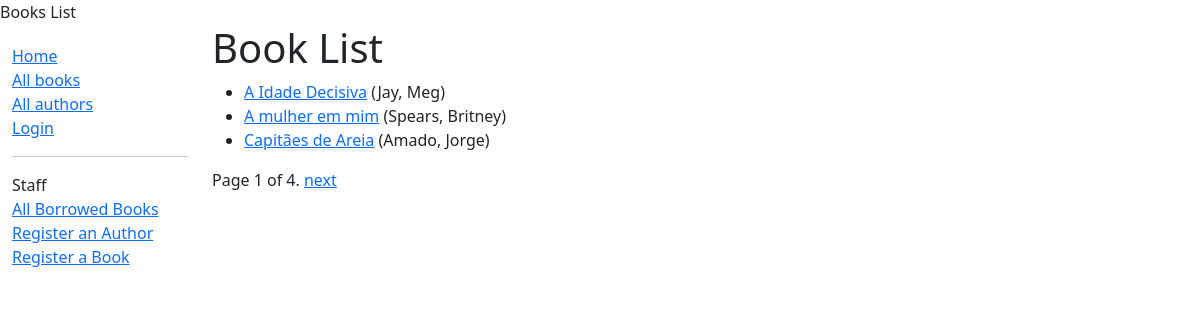
The page /books/ on the database its author committed.
### catalog/models.py (models this page shows, shortened)
class Book(models.Model):
    title = models.CharField(max_length=200)
    author = models.ForeignKey('Author', on_delete=models.RESTRICT, null=True)
    summary = models.TextField(max_length=1000, help_text="Enter a brief description of the book")
    isbn = models.CharField('ISBN', max_length=13, help_text="13 Character <a href='https://www.isbn-international.org/content/what-isbn'>ISBN</a>")
    genre = models.ManyToManyField(Genre, help_text='Select a genre for this book')
    language = models.ForeignKey('Language', on_delete=models.SET_NULL, null=True)
    class Meta:
        ordering = ['title', 'author']
    def display_genre(self):
        return ','. join(genre.name for genre in self.genre.all()[:3])
    display_genre.short_description = 'Genre'
    def get_absolute_url(self):
        return reverse("book-detail", args=[str(self.id)])

class Author(models.Model):
    first_name = models.CharField(max_length=100)
    last_name = models.CharField(max_length=100)
    date_of_birth = models.DateField(null=True, blank=True)
    date_of_death = models.DateField('Died', null=True, blank=True)
    class Meta:
        ordering=['last_name', 'first_name']
    def __str__(self):
        return f'{self.last_name}, {self.first_name}'

### catalog/views.py (the view)
# urls.py: path('books/', views.BookListView.as_view(), name='books'),
class BookListView(generic.ListView):
    model = Book
    context_object_name = 'book_list'
    paginate_by = 3
    queryset = Book.objects.all()
    template_name = 'book_list.html'
    def get_context_data(self, **kwargs):
        context = super(BookListView, self).get_context_data(**kwargs)
        context['some_data'] = 'This is just some data'
        return context

### catalog/templates/catalog/book_list.html (shortened to what this page needs)
{% extends "base.html" %}
{% block content %}
    <h1>Book List</h1>
    {% if book_list %}
        <ul>
            {% for book in book_list %}
            <li>
                <a href="{{ book.get_absolute_url }}">{{ book.title }}</a>
                ({{book.author}})
            </li>
            {% endfor %}
        </ul>
    {% else %}
        <p>There are no books in the library.</p>
    {% endif %}
{% endblock %}

### rows shown on the page
Book: title "A Idade Decisiva", author "Jay, Meg"
Book: title "A mulher em mim", author "Spears, Britney"
Book: title "Capitães de Areia", author "Amado, Jorge"

### other values the page prints
{{ page_obj.number }} "1"
{{ page_obj.paginator.num_pages }} "4"
